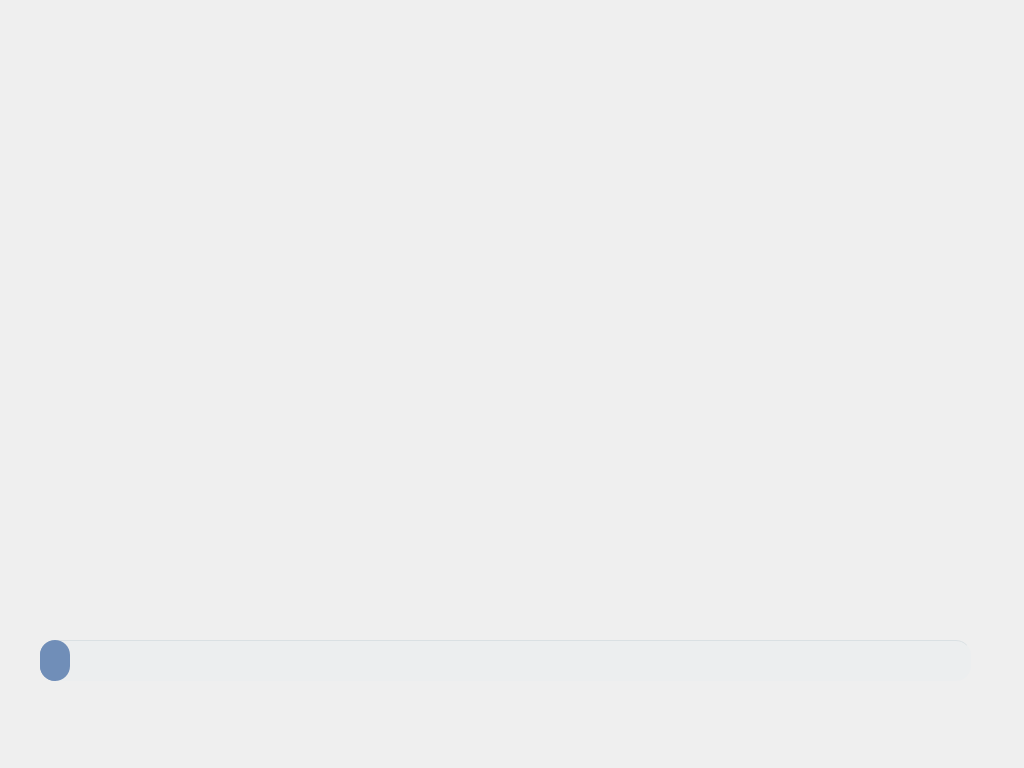
<?xml version="1.0" encoding="UTF-8"?>
<ui version="4.0">
 <class>StartInterface</class>
 <widget class="QWidget" name="StartInterface">
  <property name="geometry">
   <rect>
    <x>0</x>
    <y>0</y>
    <width>1024</width>
    <height>768</height>
   </rect>
  </property>
  <property name="windowTitle">
   <string>Form</string>
  </property>
  <property name="styleSheet">
   <string notr="true"/>
  </property>
  <widget class="QWidget" name="background_widget" native="true">
   <property name="geometry">
    <rect>
     <x>0</x>
     <y>0</y>
     <width>1024</width>
     <height>768</height>
    </rect>
   </property>
   <property name="styleSheet">
    <string notr="true">#background_widget
{
	background-image: url(://interface/resource/startinterface/startInterface.jpg);
}</string>
   </property>
   <widget class="QLabel" name="system_version">
    <property name="geometry">
     <rect>
      <x>550</x>
      <y>60</y>
      <width>251</width>
      <height>41</height>
     </rect>
    </property>
    <property name="font">
     <font>
      <pointsize>15</pointsize>
     </font>
    </property>
    <property name="text">
     <string/>
    </property>
    <property name="alignment">
     <set>Qt::AlignCenter</set>
    </property>
   </widget>
   <widget class="QLabel" name="soft_version">
    <property name="geometry">
     <rect>
      <x>550</x>
      <y>110</y>
      <width>251</width>
      <height>41</height>
     </rect>
    </property>
    <property name="font">
     <font>
      <pointsize>15</pointsize>
     </font>
    </property>
    <property name="text">
     <string/>
    </property>
    <property name="alignment">
     <set>Qt::AlignCenter</set>
    </property>
   </widget>
   <widget class="QSlider" name="startProgress">
    <property name="enabled">
     <bool>false</bool>
    </property>
    <property name="geometry">
     <rect>
      <x>40</x>
      <y>640</y>
      <width>931</width>
      <height>41</height>
     </rect>
    </property>
    <property name="styleSheet">
     <string notr="true">QSlider::groove:horizontal{
	border:none;
}

QSlider::sub-page:horizontal{
background-color:#708EB8;
border-bottom-left-radius: 15;
border-top-left-radius: 15;
border-top:1px solid #DAE0E3;
border-bottom:1px solid #9AAECB;
}

QSlider::add-page:horizontal{
background-color:#ECEEEF;
border-bottom-right-radius: 15;
border-top-right-radius: 15;
border-top:1px solid #DAE0E3;
border-bottom:1px solid #ECEEEF;
}

QSlider::handle:horizontal{
background-color:#708EB8;
width:30;
height:25;
border-radius:15;
}
 

 </string>
    </property>
    <property name="maximum">
     <number>99</number>
    </property>
    <property name="pageStep">
     <number>1</number>
    </property>
    <property name="value">
     <number>0</number>
    </property>
    <property name="tracking">
     <bool>true</bool>
    </property>
    <property name="orientation">
     <enum>Qt::Horizontal</enum>
    </property>
   </widget>
  </widget>
 </widget>
 <resources/>
 <connections/>
</ui>
